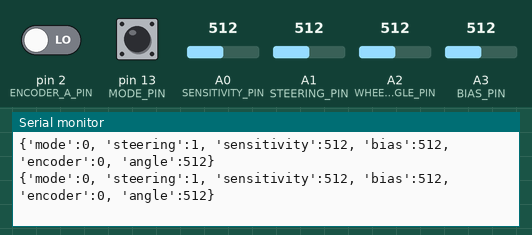
Bench run of a sketch on a simulated Arduino Uno, built with avr-gcc and run on an emulated ATmega328P. Parts: the last lines printed to the serial monitor. The test bench sets the inputs (shaded band); at power-on: A0 (SENSITIVITY_PIN) = 512, A1 (STEERING_PIN) = 512, A2 (WHEEL_ANGLE_PIN) = 512, pin 2 (ENCODER_A_PIN) LOW, pin 13 (MODE_PIN) HIGH, A3 (BIAS_PIN) = 512.

Above: at 1.2 s.
1.3 s: A0 (SENSITIVITY_PIN) set to 109
At 1.38 s:
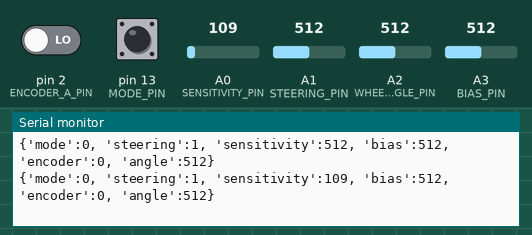
4.3 s: A0 (SENSITIVITY_PIN) set to 91
At 4.35 s:
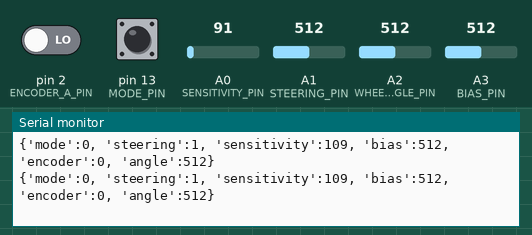
7.3 s: A1 (STEERING_PIN) set to 104
At 7.38 s:
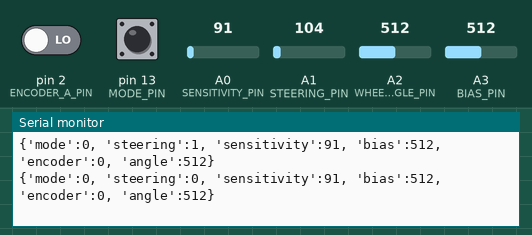
10.3 s: A1 (STEERING_PIN) set to 93
At 10.31 s:
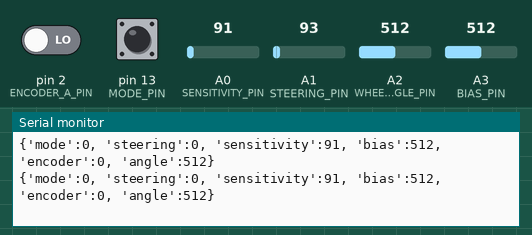
13.3 s: A2 (WHEEL_ANGLE_PIN) set to 107
At 13.37 s:
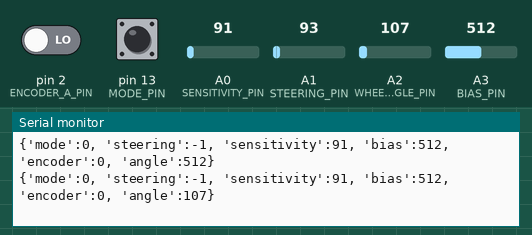
16.3 s: A2 (WHEEL_ANGLE_PIN) set to 89
At 16.34 s:
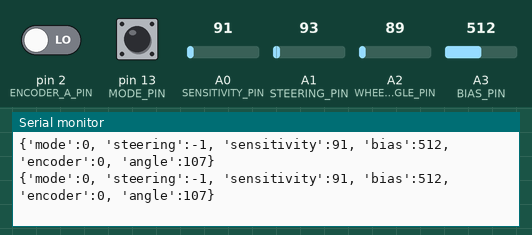
Timing chart, 0 to 18.8 s (numbered marks = the images above; inputs shaded):
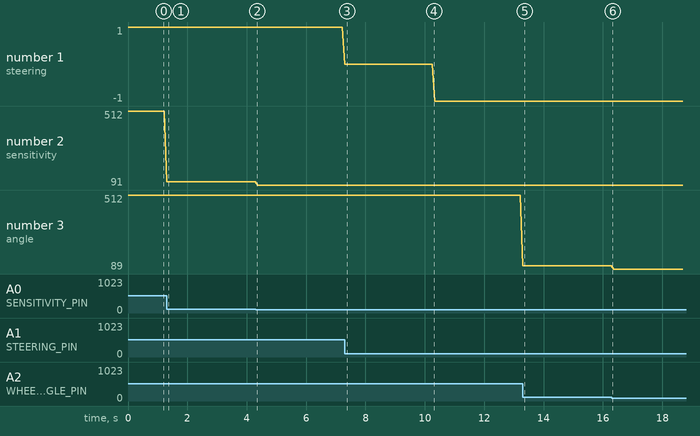

The sketch:

v2.ino
```cpp
#define MODE_PIN 13
#define STEERING_PIN A1
#define WHEEL_ANGLE_PIN A2
#define SENSITIVITY_PIN A0
#define BIAS_PIN A3
#define ENCODER_A_PIN 2
#define ENCODER_B_PIN 3
#define BUFFER_LENGTH 128
#define BAUD 9600

int steering_min = 100;
int steering_max = 500;
int steering = 330;
int sensitivity = 330;
int bias = 330;
int angle = 512;
int mode =0;
int mode_counter = 0;
int mode_limit = 0;
char output[BUFFER_LENGTH];
int encoder = 0;

void setup() {
  Serial.begin(BAUD);
  pinMode(MODE_PIN, INPUT);
  digitalWrite(MODE_PIN, HIGH);
  attachInterrupt(0, counter, CHANGE); // set encoder interrupt
  pinMode(STEERING_PIN, INPUT);
  pinMode(SENSITIVITY_PIN, INPUT);
  pinMode(BIAS_PIN, INPUT);
  pinMode(WHEEL_ANGLE_PIN, INPUT);
}

void loop() {
  if (!digitalRead(MODE_PIN)) {
    if (mode_counter > mode_limit) {
      mode_counter = 0;
      if (mode) {
        mode = 0;
      }
      else {
        mode = 1;
      }
    }
    else {
      mode_counter++;
    }
  }
  else {
    mode_counter = 0;
  }
  steering = analogRead(STEERING_PIN);
  if (steering < steering_min) {
    steering = -1;
  }
  else if (steering > steering_max) {
    steering = 1;
  }
  else {
    steering = 0;
  }
  sensitivity = analogRead(SENSITIVITY_PIN);
  bias = analogRead(BIAS_PIN);
  angle = analogRead(WHEEL_ANGLE_PIN);
  sprintf(output, "{'mode':%d, 'steering':%d, 'sensitivity':%d, 'bias':%d, 'encoder':%d, 'angle':%d}", mode, steering, sensitivity, bias, encoder, angle);
  Serial.println(output);
  Serial.flush();
};

void counter(void) {
  if (digitalRead(ENCODER_A_PIN) == HIGH) {
    if (digitalRead(ENCODER_B_PIN) == LOW) {
      encoder++; // CW
    }
    else {
      encoder--; // CCW
    }
  }
  else   // must be a high-to-low edge on channel A
  {
    // check channel B to see which way encoder is turning
    if (digitalRead(ENCODER_B_PIN) == HIGH) {
      encoder++; // CW
    }
    else {
      encoder--; // CCW
    }
  }
}
```

Measured:
- after the input at 1.3 s, the serial monitor: prints a new line at once (image 1)
- after the input at 7.3 s, the serial monitor: prints a new line at once (image 3)
- after the input at 13.3 s, the serial monitor: prints a new line at once (image 5)
- plotted number 1: 0 → -1 after the input at 10.3 s
- plotted number 2: 512 → 109 after the input at 1.3 s, 109 → 91 after the input at 4.3 s
- plotted number 3: 512 → 107 after the input at 13.3 s, 107 → 89 after the input at 16.3 s
